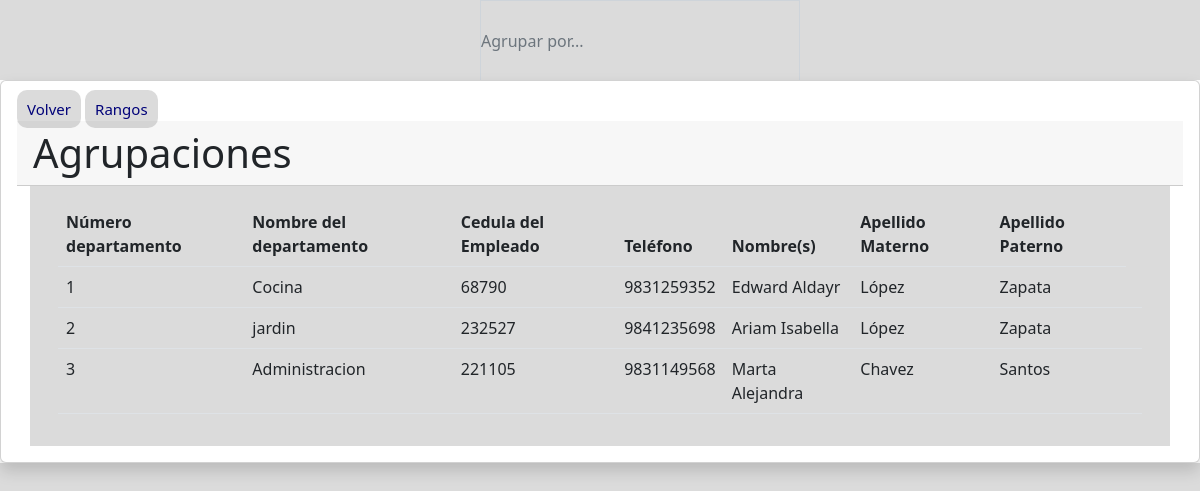
/Ejerciciodos/tablaBuscador.php, run on the app's committed database.
### tables this page shows
CREATE TABLE `departamento` (
  `nom_depto` varchar(60) NOT NULL,
  `cedula_emp` int(11) NOT NULL,
  `num_depto` int(11) NOT NULL
);

CREATE TABLE `empleado` (
  `cedula` int(11) NOT NULL,
  `telefono` varchar(30) NOT NULL,
  `nombre` varchar(60) NOT NULL,
  `apellidoP` varchar(30) NOT NULL,
  `apellidoM` varchar(30) NOT NULL
);

### Ejerciciodos/tablaBuscador.php (the view, shortened to what this page needs)
<!DOCTYPE html>
<html lang="en">
<head>
    <link rel="stylesheet" type="text/css" href="styles.css">
    <link href="https://cdn.jsdelivr.net/npm/bootstrap@5.2.2/dist/css/bootstrap.min.css" rel="stylesheet">
</head>
<body>
<div class="card-body">
    <input type="text" class=" nobac form-control card-header centrar" style="width:20rem; height: 5rem" id="search" placeholder="Agrupar por...">
    </div>
    <div class="card shadow p-3 mb-5 bg-body rounded">
        <div class="nobac">
        <a class="enmenu" href="index.php">Volver</a>
        <a class="enmenu" href="consultasRangos.php">Rangos</a>
        </div>
        <h1 class="card-header">Agrupaciones</h1>
        <div class="container">
            <div class="card-body">
                <table id="mytable" class="table table-hover">
                    <thead class="thead-light">
                        <tr>
                            <th>Número departamento</td>
                            <th>Nombre del departamento</td>
                            <th>Cedula del Empleado</th>
                            <th>Teléfono</td>
                            <th>Nombre(s)</td>
                            <th>Apellido Materno</th>
                            <th>Apellido Paterno</th>
                        </tr>
                    </thead>
                    <?php
                   include("con_db.php");
                    $sql2 = "SELECT `departamento`.*, `empleado`.*
                FROM `departamento`
                    LEFT JOIN `empleado` ON `departamento`.`cedula_emp` = `empleado`.`cedula`";
                    $query2 = mysqli_query($conex, $sql2);
                    while ($row = mysqli_fetch_array($query2)) {
                        $num_depto = $row['num_depto'];
                        $nom_depto = $row['nom_depto'];
                        $idced = $row['cedula_emp'];
                        $telefono = $row['telefono'];
                        $nombre = $row['nombre'];
                        $apellidoP = $row['apellidoP'];
                        $apellidoM = $row['apellidoM'];
                    ?>
                        <tbody>
                            <tr>
                                <td> <?php echo $num_depto ?> </th>
                                <td> <?php echo $nom_depto ?> </th>
                                <td> <?php echo $idced ?> </td>
                                <td> <?php echo $telefono ?> </th>
                                <td> <?php echo $nombre ?> </th>
                                <td> <?php echo $apellidoP ?></td>
                                <td> <?php echo $apellidoM ?></td>
                                <td>
                                    <br>
                                </td>
                            </tr>
                        <?php }
                    include("eliminarDep.php");
                        ?>
                        </tbody>
                </table>
            </div>
        </div>
    </div>
</body>
</html>

### Ejerciciodos/styles.css (style rules this page uses)
* { margin: 0; padding: 0; box-sizing:border-box; background-color: #DBDBDB; }
.nobac { background-color: #fff; }
body { background: #DBDBDB; font-family: 'Open sans'; }
.enmenu { font-size: 15px; padding: 9px 10px; width: 100px; border: none; border-radius: 10px; text-decoration: none; text-align: center; color:rgb(0, 2, 121); }
.centrar { margin-left: 40%; }

### data on the page
departamento: num_depto "1", nom_depto "Cocina", cedula_emp "68790", cedula_emp.telefono "9831259352", cedula_emp.nombre "Edward Aldayr", cedula_emp.apellidoP "López", cedula_emp.apellidoM "Zapata"
departamento: num_depto "2", nom_depto "jardin", cedula_emp "232527", cedula_emp.telefono "9841235698", cedula_emp.nombre "Ariam Isabella", cedula_emp.apellidoP "López", cedula_emp.apellidoM "Zapata"
departamento: num_depto "3", nom_depto "Administracion", cedula_emp "221105", cedula_emp.telefono "9831149568", cedula_emp.nombre "Marta Alejandra", cedula_emp.apellidoP "Chavez", cedula_emp.apellidoM "Santos"
